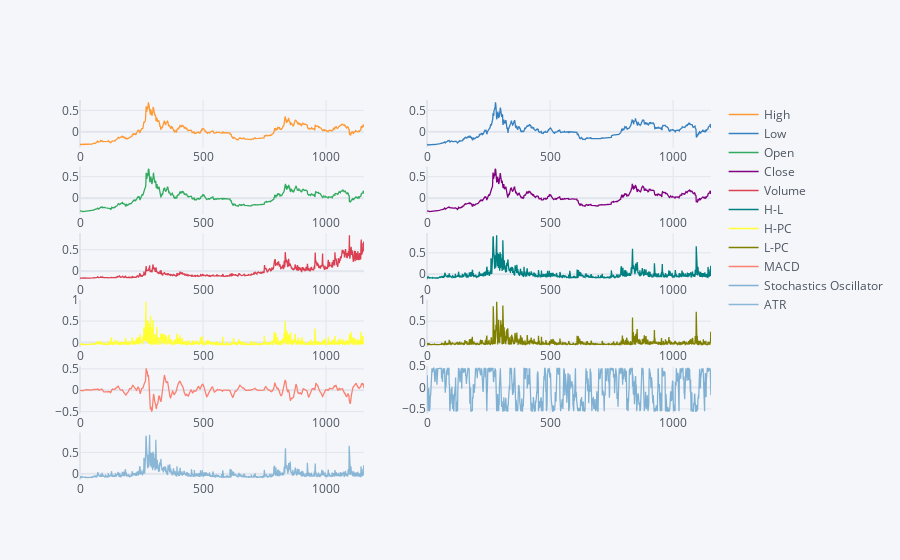

Notebook code for this chart:
### Markdown cell above
# Window Generator

For split input dataset on qual batches need split them on windows.
Will use WindowGenerator class for spliting data into batches

## Explore datasets

### Code cell
from src.prepare_datasets import get_prepared_datasets

train_df, test_df = get_prepared_datasets()

train_df.head()

train_df.iplot(subplots=True)

### Figure 1 — Plotly figure (JSON) as saved in the notebook; plotly's stock layout.template omitted (floating-point values rounded to 4 significant figures; data arrays with more than 128 entries replaced by an {"elided": "..."} marker saying what was removed)
{"data": [{"line": {"color": "rgba(255, 153, 51, 1.0)", "dash": "solid", "shape": "linear", "width": 1.3}, "mode": "lines", "name": "High", "text": "", "type": "scatter", "x": {"elided": "1155 int values"}, "xaxis": "x", "y": {"elided": "1155 float values"}, "yaxis": "y"}, {"line": {"color": "rgba(55, 128, 191, 1.0)", "dash": "solid", "shape": "linear", "width": 1.3}, "mode": "lines", "name": "Low", "text": "", "type": "scatter", "x": {"elided": "1155 int values"}, "xaxis": "x2", "y": {"elided": "1155 float values"}, "yaxis": "y2"}, {"line": {"color": "rgba(50, 171, 96, 1.0)", "dash": "solid", "shape": "linear", "width": 1.3}, "mode": "lines", "name": "Open", "text": "", "type": "scatter", "x": {"elided": "1155 int values"}, "xaxis": "x3", "y": {"elided": "1155 float values"}, "yaxis": "y3"}, {"line": {"color": "rgba(128, 0, 128, 1.0)", "dash": "solid", "shape": "linear", "width": 1.3}, "mode": "lines", "name": "Close", "text": "", "type": "scatter", "x": {"elided": "1155 int values"}, "xaxis": "x4", "y": {"elided": "1155 float values"}, "yaxis": "y4"}, {"line": {"color": "rgba(219, 64, 82, 1.0)", "dash": "solid", "shape": "linear", "width": 1.3}, "mode": "lines", "name": "Volume", "text": "", "type": "scatter", "x": {"elided": "1155 int values"}, "xaxis": "x5", "y": {"elided": "1155 float values"}, "yaxis": "y5"}, {"line": {"color": "rgba(0, 128, 128, 1.0)", "dash": "solid", "shape": "linear", "width": 1.3}, "mode": "lines", "name": "H-L", "text": "", "type": "scatter", "x": {"elided": "1155 int values"}, "xaxis": "x6", "y": {"elided": "1155 float values"}, "yaxis": "y6"}, {"line": {"color": "rgba(255, 255, 51, 1.0)", "dash": "solid", "shape": "linear", "width": 1.3}, "mode": "lines", "name": "H-PC", "text": "", "type": "scatter", "x": {"elided": "1155 int values"}, "xaxis": "x7", "y": {"elided": "1155 float values"}, "yaxis": "y7"}, {"line": {"color": "rgba(128, 128, 0, 1.0)", "dash": "solid", "shape": "linear", "width": 1.3}, "mode": "lines", "name": "L-PC", "text": "", "type": "scatter", "x": {"elided": "1155 int values"}, "xaxis": "x8", "y": {"elided": "1155 float values"}, "yaxis": "y8"}, {"line": {"color": "rgba(251, 128, 114, 1.0)", "dash": "solid", "shape": "linear", "width": 1.3}, "mode": "lines", "name": "MACD", "text": "", "type": "scatter", "x": {"elided": "1155 int values"}, "xaxis": "x9", "y": {"elided": "1155 float values"}, "yaxis": "y9"}, {"line": {"color": "rgba(128, 177, 211, 1.0)", "dash": "solid", "shape": "linear", "width": 1.3}, "mode": "lines", "name": "Stochastics Oscillator", "text": "", "type": "scatter", "x": {"elided": "1155 int values"}, "xaxis": "x10", "y": {"elided": "1155 float values"}, "yaxis": "y10"}, {"line": {"color": "rgba(128, 177, 211, 0.8999999999999999)", "dash": "solid", "shape": "linear", "width": 1.3}, "mode": "lines", "name": "ATR", "text": "", "type": "scatter", "x": {"elided": "1155 int values"}, "xaxis": "x11", "y": {"elided": "1155 float values"}, "yaxis": "y11"}], "layout": {"legend": {"bgcolor": "#F5F6F9", "font": {"color": "#4D5663"}}, "paper_bgcolor": "#F5F6F9", "plot_bgcolor": "#F5F6F9", "title": {"font": {"color": "#4D5663"}}, "xaxis": {"anchor": "y", "domain": [0, 0.45], "gridcolor": "#E1E5ED", "showgrid": true, "tickfont": {"color": "#4D5663"}, "title": {"font": {"color": "#4D5663"}, "text": ""}, "zerolinecolor": "#E1E5ED"}, "xaxis10": {"anchor": "y10", "domain": [0.55, 1], "gridcolor": "#E1E5ED", "showgrid": true, "tickfont": {"color": "#4D5663"}, "title": {"font": {"color": "#4D5663"}, "text": ""}, "zerolinecolor": "#E1E5ED"}, "xaxis11": {"anchor": "y11", "domain": [0, 0.45], "gridcolor": "#E1E5ED", "showgrid": true, "tickfont": {"color": "#4D5663"}, "title": {"font": {"color": "#4D5663"}, "text": ""}, "zerolinecolor": "#E1E5ED"}, "xaxis12": {"anchor": "y12", "domain": [0.55, 1], "gridcolor": "#E1E5ED", "showgrid": true, "tickfont": {"color": "#4D5663"}, "title": {"font": {"color": "#4D5663"}, "text": ""}, "zerolinecolor": "#E1E5ED"}, "xaxis2": {"anchor": "y2", "domain": [0.55, 1], "gridcolor": "#E1E5ED", "showgrid": true, "tickfont": {"color": "#4D5663"}, "title": {"font": {"color": "#4D5663"}, "text": ""}, "zerolinecolor": "#E1E5ED"}, "xaxis3": {"anchor": "y3", "domain": [0, 0.45], "gridcolor": "#E1E5ED", "showgrid": true, "tickfont": {"color": "#4D5663"}, "title": {"font": {"color": "#4D5663"}, "text": ""}, "zerolinecolor": "#E1E5ED"}, "xaxis4": {"anchor": "y4", "domain": [0.55, 1], "gridcolor": "#E1E5ED", "showgrid": true, "tickfont": {"color": "#4D5663"}, "title": {"font": {"color": "#4D5663"}, "text": ""}, "zerolinecolor": "#E1E5ED"}, "xaxis5": {"anchor": "y5", "domain": [0, 0.45], "gridcolor": "#E1E5ED", "showgrid": true, "tickfont": {"color": "#4D5663"}, "title": {"font": {"color": "#4D5663"}, "text": ""}, "zerolinecolor": "#E1E5ED"}, "xaxis6": {"anchor": "y6", "domain": [0.55, 1], "gridcolor": "#E1E5ED", "showgrid": true, "tickfont": {"color": "#4D5663"}, "title": {"font": {"color": "#4D5663"}, "text": ""}, "zerolinecolor": "#E1E5ED"}, "xaxis7": {"anchor": "y7", "domain": [0, 0.45], "gridcolor": "#E1E5ED", "showgrid": true, "tickfont": {"color": "#4D5663"}, "title": {"font": {"color": "#4D5663"}, "text": ""}, "zerolinecolor": "#E1E5ED"}, "xaxis8": {"anchor": "y8", "domain": [0.55, 1], "gridcolor": "#E1E5ED", "showgrid": true, "tickfont": {"color": "#4D5663"}, "title": {"font": {"color": "#4D5663"}, "text": ""}, "zerolinecolor": "#E1E5ED"}, "xaxis9": {"anchor": "y9", "domain": [0, 0.45], "gridcolor": "#E1E5ED", "showgrid": true, "tickfont": {"color": "#4D5663"}, "title": {"font": {"color": "#4D5663"}, "text": ""}, "zerolinecolor": "#E1E5ED"}, "yaxis": {"anchor": "x", "domain": [0.875, 1], "gridcolor": "#E1E5ED", "showgrid": true, "tickfont": {"color": "#4D5663"}, "title": {"font": {"color": "#4D5663"}, "text": ""}, "zerolinecolor": "#E1E5ED"}, "yaxis10": {"anchor": "x10", "domain": [0.175, 0.3], "gridcolor": "#E1E5ED", "showgrid": true, "tickfont": {"color": "#4D5663"}, "title": {"font": {"color": "#4D5663"}, "text": ""}, "zerolinecolor": "#E1E5ED"}, "yaxis11": {"anchor": "x11", "domain": [0, 0.125], "gridcolor": "#E1E5ED", "showgrid": true, "tickfont": {"color": "#4D5663"}, "title": {"font": {"color": "#4D5663"}, "text": ""}, "zerolinecolor": "#E1E5ED"}, "yaxis12": {"anchor": "x12", "domain": [0, 0.125], "gridcolor": "#E1E5ED", "showgrid": true, "tickfont": {"color": "#4D5663"}, "title": {"font": {"color": "#4D5663"}, "text": ""}, "zerolinecolor": "#E1E5ED"}, "yaxis2": {"anchor": "x2", "domain": [0.875, 1], "gridcolor": "#E1E5ED", "showgrid": true, "tickfont": {"color": "#4D5663"}, "title": {"font": {"color": "#4D5663"}, "text": ""}, "zerolinecolor": "#E1E5ED"}, "yaxis3": {"anchor": "x3", "domain": [0.7, 0.825], "gridcolor": "#E1E5ED", "showgrid": true, "tickfont": {"color": "#4D5663"}, "title": {"font": {"color": "#4D5663"}, "text": ""}, "zerolinecolor": "#E1E5ED"}, "yaxis4": {"anchor": "x4", "domain": [0.7, 0.825], "gridcolor": "#E1E5ED", "showgrid": true, "tickfont": {"color": "#4D5663"}, "title": {"font": {"color": "#4D5663"}, "text": ""}, "zerolinecolor": "#E1E5ED"}, "yaxis5": {"anchor": "x5", "domain": [0.525, 0.65], "gridcolor": "#E1E5ED", "showgrid": true, "tickfont": {"color": "#4D5663"}, "title": {"font": {"color": "#4D5663"}, "text": ""}, "zerolinecolor": "#E1E5ED"}, "yaxis6": {"anchor": "x6", "domain": [0.525, 0.65], "gridcolor": "#E1E5ED", "showgrid": true, "tickfont": {"color": "#4D5663"}, "title": {"font": {"color": "#4D5663"}, "text": ""}, "zerolinecolor": "#E1E5ED"}, "yaxis7": {"anchor": "x7", "domain": [0.35, 0.475], "gridcolor": "#E1E5ED", "showgrid": true, "tickfont": {"color": "#4D5663"}, "title": {"font": {"color": "#4D5663"}, "text": ""}, "zerolinecolor": "#E1E5ED"}, "yaxis8": {"anchor": "x8", "domain": [0.35, 0.475], "gridcolor": "#E1E5ED", "showgrid": true, "tickfont": {"color": "#4D5663"}, "title": {"font": {"color": "#4D5663"}, "text": ""}, "zerolinecolor": "#E1E5ED"}, "yaxis9": {"anchor": "x9", "domain": [0.175, 0.3], "gridcolor": "#E1E5ED", "showgrid": true, "tickfont": {"color": "#4D5663"}, "title": {"font": {"color": "#4D5663"}, "text": ""}, "zerolinecolor": "#E1E5ED"}}}
